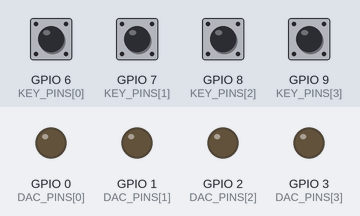
Simulated run of this sketch. Board: ESP32. Parts: output pins drawn as LEDs (lit = HIGH). The test bench sets the inputs (shaded band); at power-on: GPIO 6 (KEY_PINS[0]), GPIO 7 (KEY_PINS[1]), GPIO 8 (KEY_PINS[2]), GPIO 9 (KEY_PINS[3]) LOW.

Above: at 1.2 s.
1.3 s: GPIO 6 (KEY_PINS[0]) pulled HIGH for 0.15 s
At 1.8 s:
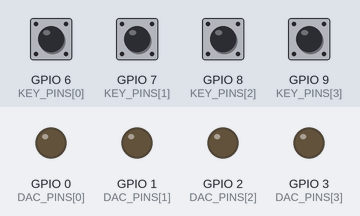
3.0 s: GPIO 7 (KEY_PINS[1]) pulled HIGH for 0.15 s
At 4.3 s:
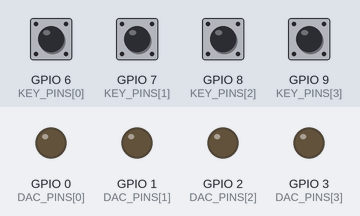
4.7 s: GPIO 8 (KEY_PINS[2]) pulled HIGH for 1 s
At 5.5 s:
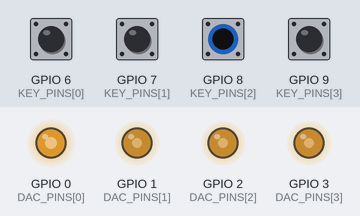
7.2 s: GPIO 6 (KEY_PINS[0]) pulled HIGH for 1 s
At 9.4 s:
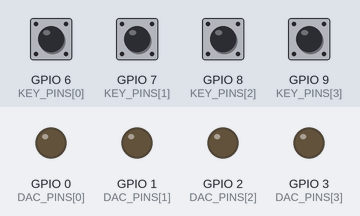
9.7 s: GPIO 6 (KEY_PINS[0]) pulled HIGH for 0.15 s
At 10.6 s:
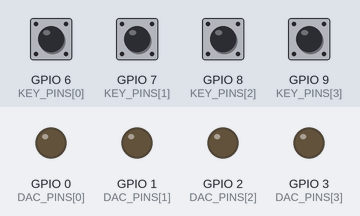
11.3 s: GPIO 6 (KEY_PINS[0]) pulled HIGH for 1 s
At 11.9 s:
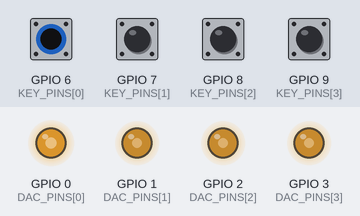
Timing chart, 0 to 14.3 s (numbered marks = the images above; inputs shaded):
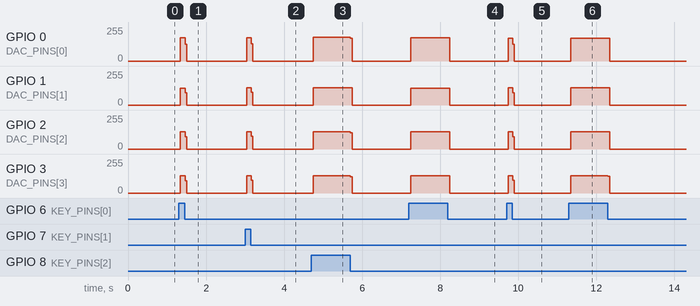

The sketch:

LAB8code.ino
```cpp
#include "esp_timer.h"

// === 4-bit Sine Wave Table (0 to 15) ===
const uint8_t SineWave[16] = { 6, 9, 11, 13, 15, 14, 13, 11, 9, 7, 5, 3, 1, 0, 2, 4 };
volatile uint8_t Index = 0;
volatile bool waveformActive = false;

// === DAC output pins (simulate 4-bit DAC on GPIO 0, 1, 2, 4) ===
const int DAC_PINS[4] = {0, 1, 2, 3};

// === Piano key input pins ===
const int KEY_PINS[4] = {6, 7, 8, 9};

// === Timer periods for different notes (in microseconds) ===
const uint16_t timerPeriods[4] = {120, 106, 95, 80};  // ~Freqs: A4, B4, C5, E5

// === Timer handle ===
esp_timer_handle_t periodic_timer;

// === Initialize DAC Pins ===
void DAC_Init() {
  for (int i = 0; i < 4; i++) {
    pinMode(DAC_PINS[i], OUTPUT);
    digitalWrite(DAC_PINS[i], LOW);
  }
}

// === Output 4-bit Value to DAC ===
void DAC_Out(uint8_t value) {
  for (int i = 0; i < 4; i++) {
    digitalWrite(DAC_PINS[i], (value >> i) & 0x01);
  }
}

// === Timer callback function ===
void onTimer(void* arg) {
  if (waveformActive) {
    Index = (Index + 1) & 0x0F;
    DAC_Out(SineWave[Index]);
  }
}

// === Setup Function ===
void setup() {
  Serial.begin(115200);
  DAC_Init();

  for (int i = 0; i < 4; i++) {
    pinMode(KEY_PINS[i], INPUT);
  }

  const esp_timer_create_args_t timer_args = {
    .callback = &onTimer,
    .arg = NULL,
    .dispatch_method = ESP_TIMER_TASK,
    .name = "sine_timer"
  };

  esp_timer_create(&timer_args, &periodic_timer);
  esp_timer_start_periodic(periodic_timer, timerPeriods[0]); // Start with default
}

// === Main Loop ===
void loop() {
  bool keyPressed = false;

  for (int i = 0; i < 4; i++) {
    if (digitalRead(KEY_PINS[i]) == HIGH) {
      waveformActive = true;
      esp_timer_stop(periodic_timer);  // Must stop before changing period
      esp_timer_start_periodic(periodic_timer, timerPeriods[i]);
      keyPressed = true;
      break;  // Play only one tone at a time
    }
  }

  if (!keyPressed) {
    waveformActive = false;
    DAC_Out(0); // Silence
  }

  delay(1);  // Light debounce
}
```

Measured:
- after the input at 1.3 s, GPIO 0 (DAC_PINS[0]): 0/255 → 174/255 at once, → 0/255 0.12 s later; GPIO 1 (DAC_PINS[1]): 0/255 → 127/255 at once, → 0/255 0.12 s later; GPIO 2 (DAC_PINS[2]): 0/255 → 128/255 at once, → 0/255 0.12 s later; GPIO 3 (DAC_PINS[3]): 0/255 → 129/255 at once, → 0/255 0.12 s later
- after the input at 3.0 s, GPIO 0 (DAC_PINS[0]): 0/255 → 176/255 at once, → 0/255 0.12 s later; GPIO 1 (DAC_PINS[1]), GPIO 2 (DAC_PINS[2]), GPIO 3 (DAC_PINS[3]): 0/255 → 128/255 at once, → 0/255 0.12 s later
- after the input at 4.7 s, GPIO 0 (DAC_PINS[0]): 0/255 → 178/255 at once, → 0/255 0.96 s later; GPIO 1 (DAC_PINS[1]): 0/255 → 128/255 at once, → 0/255 1.0 s later; GPIO 2 (DAC_PINS[2]): 0/255 → 129/255 at once, → 0/255 0.96 s later; GPIO 3 (DAC_PINS[3]): 0/255 → 130/255 at once, → 0/255 0.96 s later
- after the input at 7.2 s, GPIO 0 (DAC_PINS[0]): 0/255 → 174/255 at once, → 0/255 1.0 s later; GPIO 1 (DAC_PINS[1]): 0/255 → 127/255 at once, → 0/255 1.0 s later; GPIO 2 (DAC_PINS[2]): 0/255 → 128/255 at once, → 0/255 1.0 s later; GPIO 3 (DAC_PINS[3]): 0/255 → 129/255 at once, → 0/255 1.0 s later
- after the input at 9.7 s, GPIO 0 (DAC_PINS[0]): 0/255 → 172/255 at once, → 0/255 0.12 s later; GPIO 1 (DAC_PINS[1]): 0/255 → 128/255 at once, → 0/255 0.12 s later; GPIO 2 (DAC_PINS[2]): 0/255 → 129/255 at once, → 0/255 0.12 s later; GPIO 3 (DAC_PINS[3]): 0/255 → 130/255 at once, → 0/255 0.12 s later
- after the input at 11.3 s, GPIO 0 (DAC_PINS[0]): 0/255 → 172/255 at once, → 0/255 1.0 s later; GPIO 1 (DAC_PINS[1]): 0/255 → 128/255 at once, → 0/255 1.0 s later; GPIO 2 (DAC_PINS[2]): 0/255 → 129/255 at once, → 0/255 1.0 s later; GPIO 3 (DAC_PINS[3]): 0/255 → 130/255 at once, → 0/255 0.96 s later
